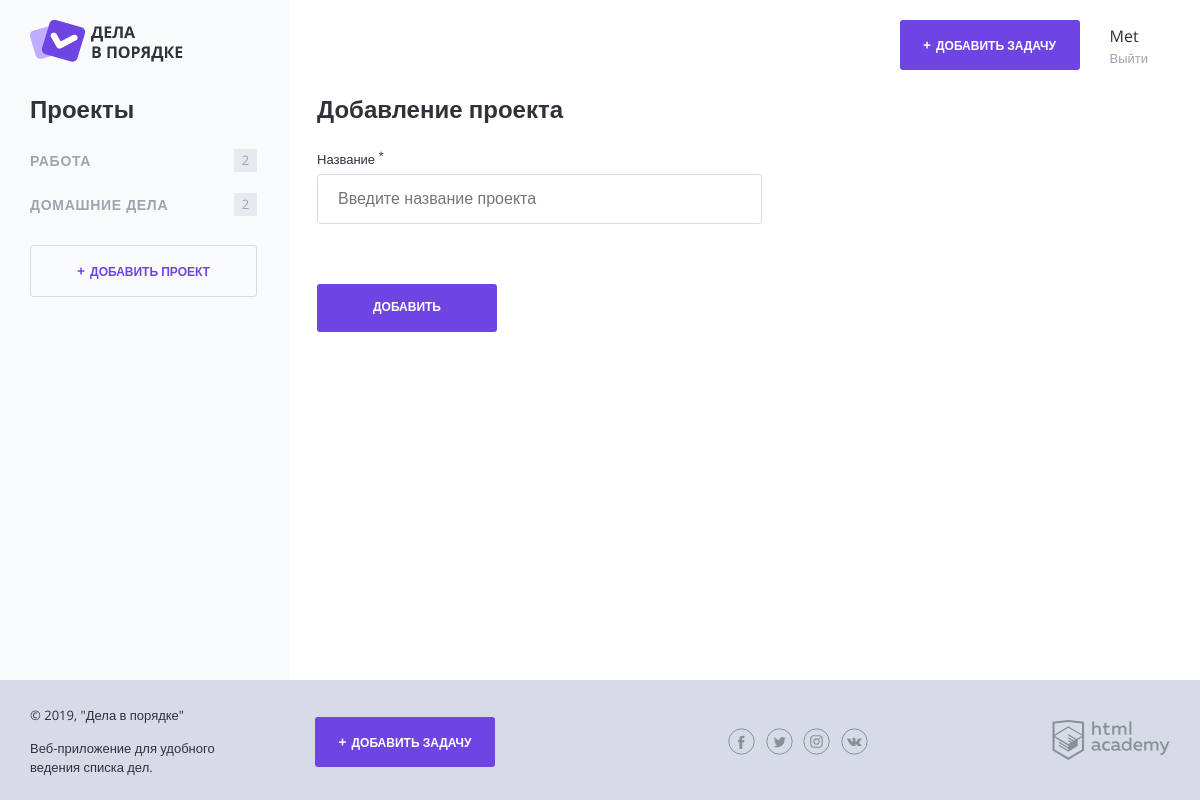
/project.php (signed in), run on the app's committed database.
### tables this page shows
CREATE TABLE project (
  id INT UNSIGNED AUTO_INCREMENT PRIMARY KEY,
  name VARCHAR(128) NOT NULL,
  user_id INT UNSIGNED NOT NULL
);

### helpers.php (called while the page is built, shortened)
<?php
function include_template($name, array $data = [])
{
    $name = 'templates/' . $name;
    extract($data);
    require $name;
    $result = ob_get_clean();
    return $result;
}
function getPostVal($name)
{
    return filter_input(INPUT_POST, $name);
}

### functions.php (called while the page is built, shortened)
<?php
function tasck_count($tasks, $project_id)
{
    $task_сount = 0;
    foreach ($tasks as $task) {
        if ($task['project_id'] == $project_id) {
            $task_сount++;
        }
    }
    return $task_сount;
}
function get_user_projects($con, $user_id)
{
    $sql_projects = 'SELECT * FROM project WHERE user_id = ' . $user_id;
    $result = mysqli_query($con, $sql_projects);
    return mysqli_fetch_all($result, MYSQLI_ASSOC);
}
function get_user_tasks($con, $user_id)
{
    $sql_tasks = 'SELECT * FROM task WHERE user_id = ' . $user_id;
    $result = mysqli_query($con, $sql_tasks);
    return mysqli_fetch_all($result, MYSQLI_ASSOC);
}

### templates/project-template.php (the view, shortened to what this page needs)
<div class="content">
  <section class="content__side">
    <h2 class="content__side-heading">Проекты</h2>
    <nav class="main-navigation">
            <ul class="main-navigation__list">
                <?php foreach($projects as $project): ?>
                <li class="main-navigation__list-item <?= $project_id === $project['id'] ? 'main-navigation__list-item--active' : '' ?>">
                    <a class="main-navigation__list-item-link" href="
                                ?project_id=<?=$project['id']?>"><?= htmlspecialchars($project['name']) ?></a>
                    <span class="main-navigation__list-item-count"><?= tasck_count($all_tasks, $project['id']) ?>
                    </span>
                </li>
            <?php endforeach; ?>
            </ul>
        </nav>
    <a class="button button--transparent button--plus content__side-button" href="project.php">Добавить проект</a>
  </section>
  <main class="content__main">
    <h2 class="content__main-heading">Добавление проекта</h2>
    <form class="form"  action="project.php" method="post" autocomplete="off">
      <div class="form__row">
        <label class="form__label" for="project_name">Название <sup>*</sup></label>
        <input class="form__input" type="text" name="name" id="project_name" value="<?= getPostVal('name') ?>" placeholder="Введите название проекта">
      </div>
      <div class="form__row form__row--controls">
        <input class="button" type="submit" name="" value="Добавить">
      </div>
    </form>
  </main>
</div>

### data on the page
project: name "РАБОТА", id "2"
project: name "ДОМАШНИЕ ДЕЛА", id "2"

### other printed values
$_SESSION['user']['name'] "Met"
